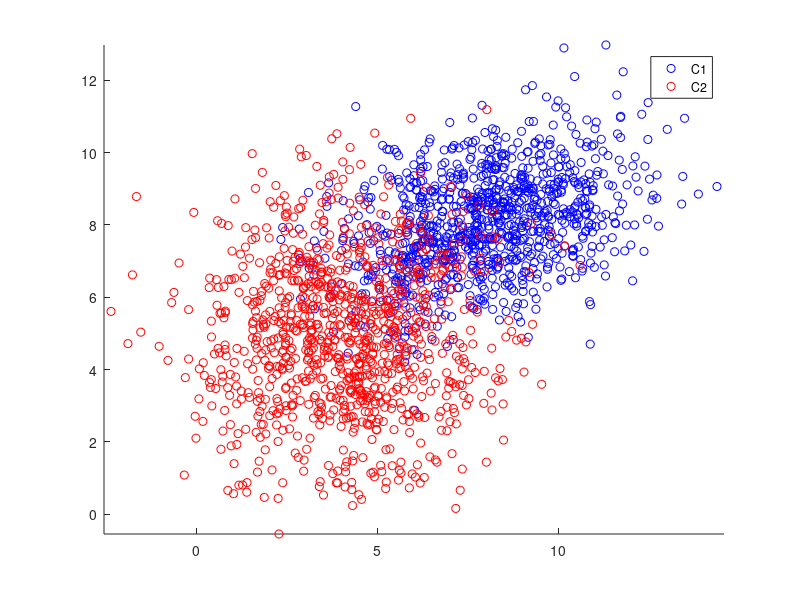

The MATLAB source for this figure: (Note: this script raises an error after producing the figure.)
load('donnees.mat');
close all;

%C1 = [2 1; 3 2; 4 2];
%C2 = [1 2; 1 3; 2 3; 5 3];

figure('Name','Data');
hold on
axis equal
scatter(C1(:,1),C1(:,2), 'b');
scatter(C2(:,1),C2(:,2), 'r');
legend('C1','C2');
hold off

%% Approche Linéaire 

colone1 = ones(length(C1),1);
C1transfo = [colone1 C1];

colone2 = ones(length(C2),1);
C2transfo = [colone2 C2];
C2transfo = C2transfo .* -1;

Y = [C1transfo; C2transfo]';

W = [1; -3];
W0 =  Resoud(W,[1; 1])
Ym = MalClasse(Y, [W0; W])

hold on
VDir = [-W(2,1) W(1,1)]
plot(-3:14, droite2DVd(-3:14,VDir,[0; W0]));
hold off

%% Perceptron

Wn = Perceptron(C1,C2,[W0 ;W])
bestW0 = Wn(1,1)
W  = [Wn(2,1); Wn(3,1)]
VDir = [-W(2,1) W(1,1)]
figure('Name','Perceptron');
hold on
axis equal
scatter(C1(:,1),C1(:,2));
scatter(C2(:,1),C2(:,2));
plot(-3:14, droite2DVd(-3:14,VDir,[0  bestW0]));
hold off

res = zeros(length(C2),1);
for i = 1:length(C2)
   res(i) =  Classif(C2(i,:), W, bestW0);
end
res

%% Moindre carré

b = ones(length(C1) + length(C2), 1);
Z = Y';
Wn = Z\b
W0 = Wn(1,1)
W = [Wn(2,1) ; Wn(3,1)];
figure('Name','Moindre carré');
hold on
axis equal
scatter(C1(:,1),C1(:,2));
scatter(C2(:,1),C2(:,2));
plot(-3:14, droite2DVd(-3:14,[-W(2,1); W(1,1)],[0 W0]));
hold off
resmc = zeros(length(C1),1);
for i = 1:length(C1)
   resmc(i) =  Classif(C1(i,:), W, W0);
end
resmc

%% moindre carré opti sur b